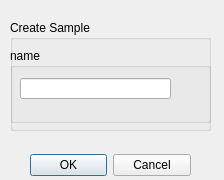
<?xml version="1.0" encoding="UTF-8"?>
<ui version="4.0">
 <class>CreateSample</class>
 <widget class="QDialog" name="CreateSample">
  <property name="windowModality">
   <enum>Qt::WindowModal</enum>
  </property>
  <property name="enabled">
   <bool>true</bool>
  </property>
  <property name="geometry">
   <rect>
    <x>0</x>
    <y>0</y>
    <width>224</width>
    <height>180</height>
   </rect>
  </property>
  <property name="maximumSize">
   <size>
    <width>16777215</width>
    <height>16777215</height>
   </size>
  </property>
  <property name="windowTitle">
   <string>Create Sample</string>
  </property>
  <property name="modal">
   <bool>false</bool>
  </property>
  <widget class="QDialogButtonBox" name="buttonBox">
   <property name="geometry">
    <rect>
     <x>30</x>
     <y>140</y>
     <width>161</width>
     <height>51</height>
    </rect>
   </property>
   <property name="orientation">
    <enum>Qt::Horizontal</enum>
   </property>
   <property name="standardButtons">
    <set>QDialogButtonBox::Cancel|QDialogButtonBox::Ok</set>
   </property>
  </widget>
  <widget class="QGroupBox" name="groupBox">
   <property name="geometry">
    <rect>
     <x>10</x>
     <y>20</y>
     <width>201</width>
     <height>111</height>
    </rect>
   </property>
   <property name="title">
    <string>Create Sample</string>
   </property>
   <widget class="QWidget" name="gridLayoutWidget">
    <property name="geometry">
     <rect>
      <x>0</x>
      <y>20</y>
      <width>201</width>
      <height>91</height>
     </rect>
    </property>
    <layout class="QGridLayout" name="gridLayout" rowstretch="0,0">
     <property name="sizeConstraint">
      <enum>QLayout::SetMinimumSize</enum>
     </property>
     <item row="1" column="0">
      <widget class="QGroupBox" name="groupBox_4">
       <property name="maximumSize">
        <size>
         <width>16777215</width>
         <height>75</height>
        </size>
       </property>
       <property name="title">
        <string>name</string>
       </property>
       <widget class="QLineEdit" name="nameLine">
        <property name="geometry">
         <rect>
          <x>10</x>
          <y>30</y>
          <width>151</width>
          <height>21</height>
         </rect>
        </property>
        <property name="alignment">
         <set>Qt::AlignLeading|Qt::AlignLeft|Qt::AlignVCenter</set>
        </property>
       </widget>
      </widget>
     </item>
    </layout>
   </widget>
  </widget>
 </widget>
 <resources/>
 <connections>
  <connection>
   <sender>buttonBox</sender>
   <signal>accepted()</signal>
   <receiver>CreateSample</receiver>
   <slot>accept()</slot>
   <hints>
    <hint type="sourcelabel">
     <x>248</x>
     <y>254</y>
    </hint>
    <hint type="destinationlabel">
     <x>157</x>
     <y>274</y>
    </hint>
   </hints>
  </connection>
  <connection>
   <sender>buttonBox</sender>
   <signal>rejected()</signal>
   <receiver>CreateSample</receiver>
   <slot>reject()</slot>
   <hints>
    <hint type="sourcelabel">
     <x>316</x>
     <y>260</y>
    </hint>
    <hint type="destinationlabel">
     <x>286</x>
     <y>274</y>
    </hint>
   </hints>
  </connection>
 </connections>
</ui>
